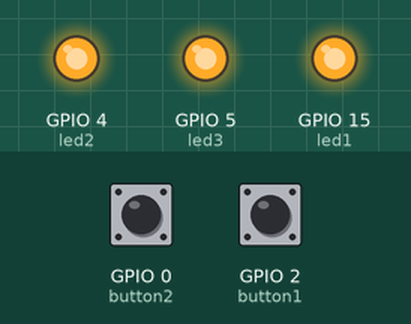
This sketch was run on a simulated ESP8266 (NodeMCU). On the bench: output pins drawn as LEDs (lit = HIGH). The inputs (shaded band) are chosen by the test bench; at power-on: GPIO 0 (button2) LOW, GPIO 2 (button1) HIGH. WiFi joins after 1.5 s; servers stay silent unless stated.

Above: at 0.1 s.
At 2.3 s:
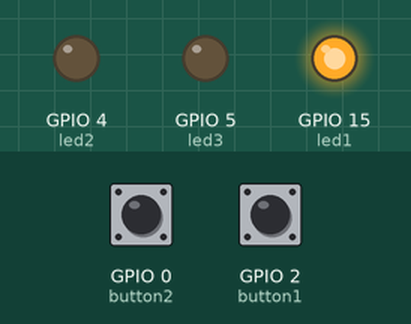
At 2.9 s:
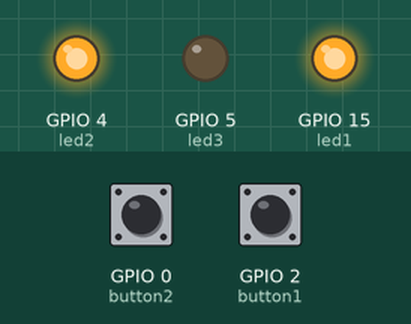
At 3.7 s:
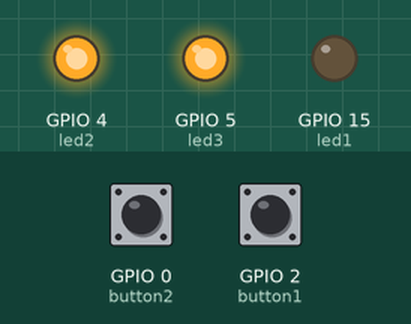
At 4.3 s:
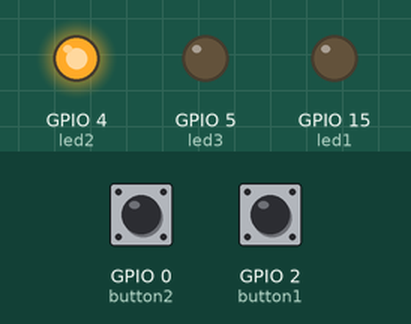
At 5.7 s:
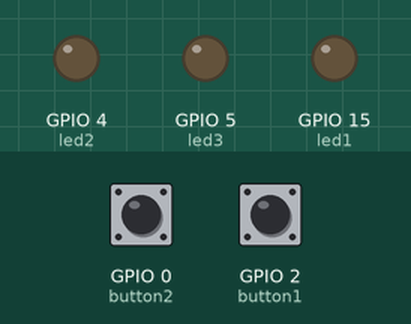
Timing chart, 0 to 7.2 s (numbered marks = the images above):
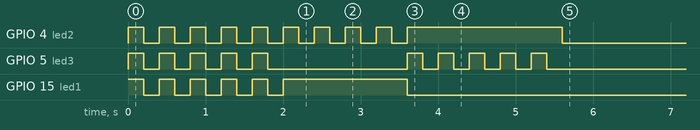

The sketch:

esp8266-esp12-real.ino
```cpp
#include <ESP8266WiFi.h>
#include <WiFiClient.h>
#include <ESP8266WebServer.h>
#include <ESP8266mDNS.h>
#include <WiFiUDP.h>

const char* ssid = "";
const char* password = "";
const char* deviceName = "tryk1";

const unsigned int portMulti = 2311;
const unsigned int localPort = 2311;

const int button1 = 2;
const int button2 = 0;
const int button3 = 13;
const int button4 = 12;
const int button5 = 14;
const int button6 = 16;
const int led1 = 15;
const int led2 = 4;
const int led3 = 5;

WiFiUDP Udp;
IPAddress ipMulti(239, 9, 11, 212);
ESP8266WebServer server(80);

void setup() {
  // configure pins
  initializePins();

  // do start blink
  startupBlink();

  // init wifi
  initWifi();

  // start server
  initServer();

  // begin multicast
  initMulticast();
}

void loop() {
  server.handleClient();

  while (digitalRead(button1) == LOW) {
    sendButtonPress("1");
  }
  while (digitalRead(button2) == LOW) {
    sendButtonPress("2");
  }
  while (digitalRead(button3) == LOW) {
    sendButtonPress("3");
  }
  while (digitalRead(button4) == LOW) {
    sendButtonPress("4");
  }
  while (digitalRead(button5) == LOW) {
    sendButtonPress("5");
  }
  while (digitalRead(button6) == LOW) {
    sendButtonPress("6");
  }
}

void initializePins() {
  pinMode(button1, INPUT);
  pinMode(button2, INPUT);
  pinMode(button3, INPUT);
  pinMode(button4, INPUT);
  pinMode(button5, INPUT);
  pinMode(button6, INPUT);
  pinMode(led1, OUTPUT);
  pinMode(led2, OUTPUT);
  pinMode(led3, OUTPUT);
}

void startupBlink() {
  for (int i=0; i<5; i++) {
    digitalWrite(led1, HIGH);
    digitalWrite(led2, HIGH);
    digitalWrite(led3, HIGH);
    delay(200);
    digitalWrite(led1, LOW);
    digitalWrite(led2, LOW);
    digitalWrite(led3, LOW);
    delay(200);
  }
}

void initWifi() {
  digitalWrite(led1, HIGH);
  WiFi.begin(ssid, password);
  while (WiFi.status() != WL_CONNECTED) {
    digitalWrite(led2, HIGH);
    delay(200);
    digitalWrite(led2, LOW);
    delay(200);
  }
  digitalWrite(led1, LOW);
  digitalWrite(led2, HIGH);
  digitalWrite(led3, LOW);
  for (int i=0; i<5; i++) {
    digitalWrite(led3, HIGH);
    delay(200);
    digitalWrite(led3, LOW);
    delay(200);
  }
  digitalWrite(led2, LOW);
}

void handleRoot() {
  String msg = "<html><body>";
  msg += "<h1>6 slutte, 3 led</h1>";
  msg += "<p>";
  msg += "<br/><a href=\"/led1/on\">led 1, on</a>";
  msg += "<br/><a href=\"/led1/off\">led 1, off</a>";
  msg += "<br/><a href=\"/led2/on\">led 2, on</a>";
  msg += "<br/><a href=\"/led2/off\">led 2, off</a>";
  msg += "<br/><a href=\"/led3/on\">led 3, on</a>";
  msg += "<br/><a href=\"/led3/off\">led 3, off</a>";
  msg += "</p>";
  msg += "<p>";
  msg += "<br/><a href=\"/blink\">blink</a>";
  msg += "</p>";
  msg += "</body></html>";
  server.send(200, "text/html", msg);
}
void handleBlink() {
  sendOK();
  startupBlink();
}
void handleNotFound() {
  server.send(404, "text/plain", "Unknown...");
}
void handleLed1On() {
  digitalWrite(led1, HIGH);
  sendOK();
}
void handleLed1Off() {
  digitalWrite(led1, LOW);
  sendOK();
}
void handleLed2On() {
  digitalWrite(led2, HIGH);
  sendOK();
}
void handleLed2Off() {
  digitalWrite(led2, LOW);
  sendOK();
}
void handleLed3On() {
  digitalWrite(led3, HIGH);
  sendOK();
}
void handleLed3Off() {
  digitalWrite(led3, LOW);
  sendOK();
}
void sendOK() {
  server.sendHeader("Location", String("/"), true);
  server.send (302, "text/plain", "OK");

}

void initServer() {
  if (MDNS.begin("esp8266"))

  server.on("/",          handleRoot);
  server.on("/led1/on",   handleLed1On);
  server.on("/led1/off",  handleLed1Off);
  server.on("/led2/on",   handleLed2On);
  server.on("/led2/off",  handleLed2Off);
  server.on("/led3/on",   handleLed3On);
  server.on("/led3/off",  handleLed3Off);
  server.on("/blink",     handleBlink);
  server.onNotFound(handleNotFound);

  // start server
  server.begin();
}

void initMulticast() {
  Udp.begin(localPort);
}
void sendButtonPress(char* button) {
  Udp.beginPacketMulticast(ipMulti, portMulti, WiFi.localIP());
  Udp.write("Device: ");
  Udp.write(deviceName);
  Udp.write(", button <");
  Udp.write(button);
  Udp.write(">");
  Udp.endPacket();
  delay(200);
}
```
